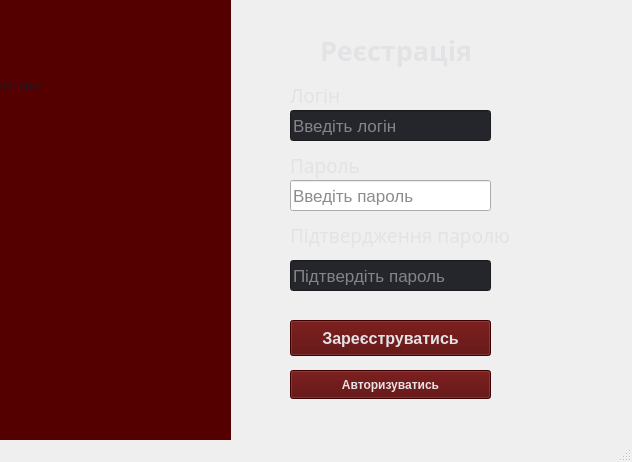
<?xml version="1.0" encoding="UTF-8"?>
<ui version="4.0">
 <class>RegisterPage</class>
 <widget class="QMainWindow" name="RegisterPage">
  <property name="geometry">
   <rect>
    <x>0</x>
    <y>0</y>
    <width>632</width>
    <height>462</height>
   </rect>
  </property>
  <property name="windowTitle">
   <string>MainWindow</string>
  </property>
  <property name="styleSheet">
   <string notr="true">color: rgb(26, 26, 31);</string>
  </property>
  <widget class="QWidget" name="centralwidget">
   <widget class="QLabel" name="label_3">
    <property name="geometry">
     <rect>
      <x>290</x>
      <y>80</y>
      <width>58</width>
      <height>30</height>
     </rect>
    </property>
    <property name="font">
     <font>
      <family>Sylfaen</family>
      <pointsize>14</pointsize>
      <bold>false</bold>
     </font>
    </property>
    <property name="styleSheet">
     <string notr="true">
color: rgb(227, 227, 230);</string>
    </property>
    <property name="text">
     <string>Логін</string>
    </property>
   </widget>
   <widget class="QLineEdit" name="lineEdit">
    <property name="geometry">
     <rect>
      <x>290</x>
      <y>110</y>
      <width>201</width>
      <height>31</height>
     </rect>
    </property>
    <property name="font">
     <font>
      <pointsize>13</pointsize>
     </font>
    </property>
    <property name="styleSheet">
     <string notr="true">background-color: rgb(37, 37, 44);
color: rgb(227, 227, 230);</string>
    </property>
    <property name="placeholderText">
     <string>Введіть логін</string>
    </property>
   </widget>
   <widget class="QLabel" name="label">
    <property name="geometry">
     <rect>
      <x>320</x>
      <y>20</y>
      <width>181</width>
      <height>61</height>
     </rect>
    </property>
    <property name="font">
     <font>
      <family>Sylfaen</family>
      <pointsize>20</pointsize>
      <bold>true</bold>
     </font>
    </property>
    <property name="styleSheet">
     <string notr="true">
color: rgb(227, 227, 230);</string>
    </property>
    <property name="text">
     <string>Реєстрація</string>
    </property>
   </widget>
   <widget class="QLineEdit" name="lineEdit_2">
    <property name="geometry">
     <rect>
      <x>290</x>
      <y>180</y>
      <width>201</width>
      <height>31</height>
     </rect>
    </property>
    <property name="font">
     <font>
      <pointsize>13</pointsize>
     </font>
    </property>
    <property name="styleSheet">
     <string notr="true">background-color: rgb(37, 37, 44);
color: rgb(227, 227, 230);

QMessageBox {
    background-color: #1A1A1F; 
    border: 1px solid #5B0606; 
}

QMessageBox QLabel {
    color: #E3E3E6;            /* М'який білий текст */
    font-family: &quot;Montserrat&quot;, &quot;Segoe UI&quot;, sans-serif;
    font-size: 12pt;
}

QMessageBox QPushButton {
    background-color: #5B0606;
    color: #FFFFFF;
    border-radius: 4px;
    padding: 6px 15px;
    font-weight: bold;
    min-width: 70px;
}

QMessageBox QPushButton:hover {
    background-color: #9E1A1A; 
}</string>
    </property>
    <property name="echoMode">
     <enum>QLineEdit::EchoMode::Password</enum>
    </property>
    <property name="placeholderText">
     <string>Введіть пароль</string>
    </property>
   </widget>
   <widget class="QLabel" name="label_4">
    <property name="geometry">
     <rect>
      <x>290</x>
      <y>150</y>
      <width>74</width>
      <height>30</height>
     </rect>
    </property>
    <property name="font">
     <font>
      <family>Sylfaen</family>
      <pointsize>14</pointsize>
      <bold>false</bold>
     </font>
    </property>
    <property name="styleSheet">
     <string notr="true">
color: rgb(227, 227, 230);</string>
    </property>
    <property name="text">
     <string>Пароль</string>
    </property>
   </widget>
   <widget class="QPushButton" name="pushButton">
    <property name="geometry">
     <rect>
      <x>290</x>
      <y>320</y>
      <width>201</width>
      <height>36</height>
     </rect>
    </property>
    <property name="font">
     <font>
      <pointsize>12</pointsize>
      <bold>true</bold>
     </font>
    </property>
    <property name="styleSheet">
     <string notr="true">background-color: rgb(85, 0, 0);
color: rgb(227, 227, 230);</string>
    </property>
    <property name="text">
     <string>Зареєструватись</string>
    </property>
   </widget>
   <widget class="QPushButton" name="pushButton_2">
    <property name="geometry">
     <rect>
      <x>290</x>
      <y>370</y>
      <width>201</width>
      <height>29</height>
     </rect>
    </property>
    <property name="font">
     <font>
      <bold>true</bold>
     </font>
    </property>
    <property name="styleSheet">
     <string notr="true">background-color: rgb(85, 0, 0);
color: rgb(227, 227, 230);</string>
    </property>
    <property name="text">
     <string>Авторизуватись</string>
    </property>
   </widget>
   <widget class="QLabel" name="labelLogo">
    <property name="geometry">
     <rect>
      <x>-10</x>
      <y>-20</y>
      <width>251</width>
      <height>211</height>
     </rect>
    </property>
    <property name="text">
     <string>TextLabel</string>
    </property>
   </widget>
   <widget class="QLabel" name="label_2">
    <property name="geometry">
     <rect>
      <x>0</x>
      <y>-30</y>
      <width>231</width>
      <height>481</height>
     </rect>
    </property>
    <property name="styleSheet">
     <string notr="true">background-color: rgb(85, 0, 0);</string>
    </property>
    <property name="text">
     <string/>
    </property>
   </widget>
   <widget class="QLabel" name="label_5">
    <property name="geometry">
     <rect>
      <x>290</x>
      <y>220</y>
      <width>238</width>
      <height>30</height>
     </rect>
    </property>
    <property name="font">
     <font>
      <family>Sylfaen</family>
      <pointsize>14</pointsize>
      <bold>false</bold>
     </font>
    </property>
    <property name="styleSheet">
     <string notr="true">
color: rgb(227, 227, 230);</string>
    </property>
    <property name="text">
     <string>Підтвердження паролю</string>
    </property>
   </widget>
   <widget class="QLineEdit" name="lineEdit_3">
    <property name="geometry">
     <rect>
      <x>290</x>
      <y>260</y>
      <width>201</width>
      <height>31</height>
     </rect>
    </property>
    <property name="font">
     <font>
      <pointsize>13</pointsize>
     </font>
    </property>
    <property name="styleSheet">
     <string notr="true">background-color: rgb(37, 37, 44);
color: rgb(227, 227, 230);</string>
    </property>
    <property name="echoMode">
     <enum>QLineEdit::EchoMode::Password</enum>
    </property>
    <property name="placeholderText">
     <string>Підтвердіть пароль</string>
    </property>
   </widget>
   <zorder>label_2</zorder>
   <zorder>label_3</zorder>
   <zorder>lineEdit</zorder>
   <zorder>label</zorder>
   <zorder>lineEdit_2</zorder>
   <zorder>label_4</zorder>
   <zorder>pushButton</zorder>
   <zorder>pushButton_2</zorder>
   <zorder>labelLogo</zorder>
   <zorder>label_5</zorder>
   <zorder>lineEdit_3</zorder>
  </widget>
  <widget class="QMenuBar" name="menubar">
   <property name="geometry">
    <rect>
     <x>0</x>
     <y>0</y>
     <width>632</width>
     <height>25</height>
    </rect>
   </property>
  </widget>
  <widget class="QStatusBar" name="statusbar"/>
 </widget>
 <resources/>
 <connections/>
</ui>
